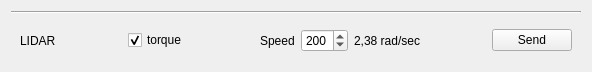
<?xml version="1.0" encoding="UTF-8"?>
<ui version="4.0">
 <class>ThorMangSupervisor</class>
 <widget class="QWidget" name="ThorMangSupervisor">
  <property name="enabled">
   <bool>true</bool>
  </property>
  <property name="geometry">
   <rect>
    <x>0</x>
    <y>0</y>
    <width>592</width>
    <height>72</height>
   </rect>
  </property>
  <property name="sizePolicy">
   <sizepolicy hsizetype="MinimumExpanding" vsizetype="MinimumExpanding">
    <horstretch>0</horstretch>
    <verstretch>0</verstretch>
   </sizepolicy>
  </property>
  <property name="windowTitle">
   <string>ThorMangSupervisor</string>
  </property>
  <layout class="QVBoxLayout" name="verticalLayout_8" stretch="0,0">
   <item>
    <widget class="Line" name="line_3">
     <property name="orientation">
      <enum>Qt::Horizontal</enum>
     </property>
    </widget>
   </item>
   <item>
    <widget class="QWidget" name="lidar_control" native="true">
     <layout class="QHBoxLayout" name="lidar_control_layout">
      <item>
       <widget class="QLabel" name="label_4">
        <property name="text">
         <string>LIDAR</string>
        </property>
       </widget>
      </item>
      <item>
       <spacer name="horizontalSpacer_5">
        <property name="orientation">
         <enum>Qt::Horizontal</enum>
        </property>
        <property name="sizeHint" stdset="0">
         <size>
          <width>40</width>
          <height>20</height>
         </size>
        </property>
       </spacer>
      </item>
      <item>
       <widget class="QCheckBox" name="torque_lidar">
        <property name="text">
         <string>torque</string>
        </property>
        <property name="checked">
         <bool>true</bool>
        </property>
       </widget>
      </item>
      <item>
       <spacer name="horizontalSpacer_3">
        <property name="orientation">
         <enum>Qt::Horizontal</enum>
        </property>
        <property name="sizeHint" stdset="0">
         <size>
          <width>40</width>
          <height>20</height>
         </size>
        </property>
       </spacer>
      </item>
      <item>
       <widget class="QLabel" name="label_5">
        <property name="text">
         <string>Speed</string>
        </property>
       </widget>
      </item>
      <item>
       <widget class="QSpinBox" name="lidar_speed_spin">
        <property name="maximum">
         <number>400</number>
        </property>
        <property name="singleStep">
         <number>25</number>
        </property>
        <property name="value">
         <number>200</number>
        </property>
       </widget>
      </item>
      <item>
       <widget class="QLabel" name="lidar_rps_label">
        <property name="text">
         <string>2,38 rad/sec</string>
        </property>
       </widget>
      </item>
      <item>
       <spacer name="horizontalSpacer_4">
        <property name="orientation">
         <enum>Qt::Horizontal</enum>
        </property>
        <property name="sizeHint" stdset="0">
         <size>
          <width>40</width>
          <height>20</height>
         </size>
        </property>
       </spacer>
      </item>
      <item>
       <widget class="QPushButton" name="lidar_send_button">
        <property name="text">
         <string>Send</string>
        </property>
       </widget>
      </item>
     </layout>
    </widget>
   </item>
  </layout>
 </widget>
 <resources/>
 <connections/>
</ui>
